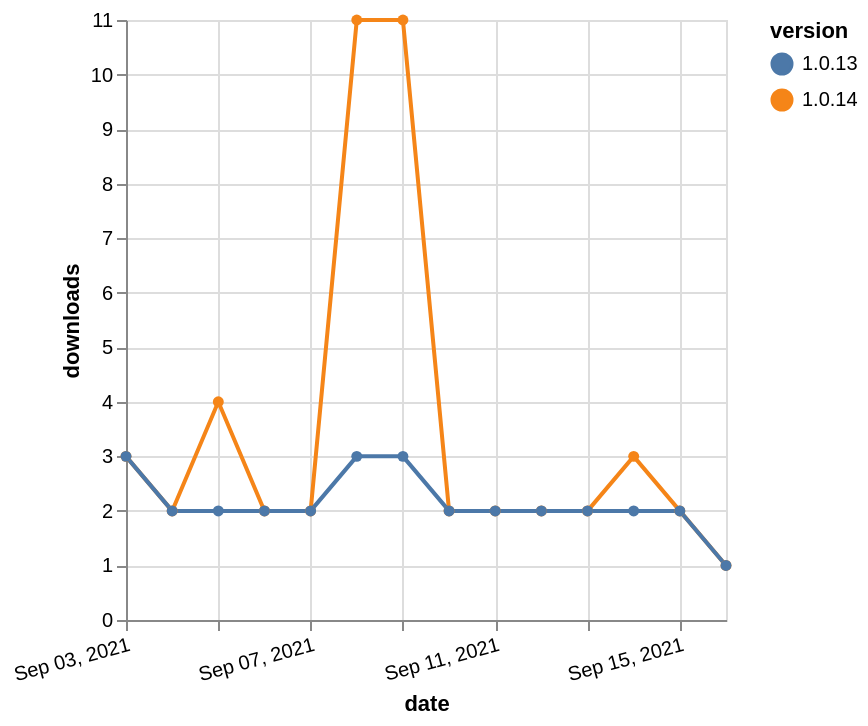

Write a Vega-Lite specification for this figure.
### Vega-Lite specification from a JSON file in a GitHub repository (floating-point values rounded to 4 significant figures)
{"$schema": "https://vega.github.io/schema/vega-lite/v5.json", "description": "A simple bar chart with embedded data.", "data": {"values": [{"date": "2021-09-03", "total": 3771, "delta": 3, "version": "1.0.14"}, {"date": "2021-09-04", "total": 3773, "delta": 2, "version": "1.0.14"}, {"date": "2021-09-05", "total": 3777, "delta": 4, "version": "1.0.14"}, {"date": "2021-09-06", "total": 3779, "delta": 2, "version": "1.0.14"}, {"date": "2021-09-07", "total": 3781, "delta": 2, "version": "1.0.14"}, {"date": "2021-09-08", "total": 3792, "delta": 11, "version": "1.0.14"}, {"date": "2021-09-09", "total": 3803, "delta": 11, "version": "1.0.14"}, {"date": "2021-09-10", "total": 3805, "delta": 2, "version": "1.0.14"}, {"date": "2021-09-11", "total": 3807, "delta": 2, "version": "1.0.14"}, {"date": "2021-09-12", "total": 3809, "delta": 2, "version": "1.0.14"}, {"date": "2021-09-13", "total": 3811, "delta": 2, "version": "1.0.14"}, {"date": "2021-09-14", "total": 3814, "delta": 3, "version": "1.0.14"}, {"date": "2021-09-15", "total": 3816, "delta": 2, "version": "1.0.14"}, {"date": "2021-09-16", "total": 3817, "delta": 1, "version": "1.0.14"}, {"date": "2021-09-03", "total": 2320, "delta": 3, "version": "1.0.13"}, {"date": "2021-09-04", "total": 2322, "delta": 2, "version": "1.0.13"}, {"date": "2021-09-05", "total": 2324, "delta": 2, "version": "1.0.13"}, {"date": "2021-09-06", "total": 2326, "delta": 2, "version": "1.0.13"}, {"date": "2021-09-07", "total": 2328, "delta": 2, "version": "1.0.13"}, {"date": "2021-09-08", "total": 2331, "delta": 3, "version": "1.0.13"}, {"date": "2021-09-09", "total": 2334, "delta": 3, "version": "1.0.13"}, {"date": "2021-09-10", "total": 2336, "delta": 2, "version": "1.0.13"}, {"date": "2021-09-11", "total": 2338, "delta": 2, "version": "1.0.13"}, {"date": "2021-09-12", "total": 2340, "delta": 2, "version": "1.0.13"}, {"date": "2021-09-13", "total": 2342, "delta": 2, "version": "1.0.13"}, {"date": "2021-09-14", "total": 2344, "delta": 2, "version": "1.0.13"}, {"date": "2021-09-15", "total": 2346, "delta": 2, "version": "1.0.13"}, {"date": "2021-09-16", "total": 2347, "delta": 1, "version": "1.0.13"}]}, "width": "container", "mark": {"type": "line", "point": {"filled": true}}, "encoding": {"x": {"field": "date", "type": "temporal", "timeUnit": "yearmonthdate", "title": "date", "axis": {"labelAngle": -15}}, "y": {"field": "delta", "type": "quantitative", "title": "downloads"}, "color": {"field": "version", "type": "nominal"}, "tooltip": {"field": "delta"}}}
